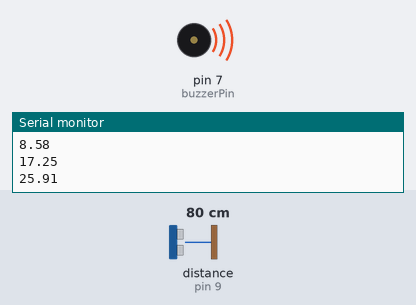
Bench run of a sketch on a simulated Arduino Uno, built with avr-gcc and run on an emulated ATmega328P. On the bench: buzzer (waves = sounding), the last lines printed to the serial monitor. Wiring (inferred from the names in the program): ultrasonic range finder: trigger pin 8; echo pin 9. The test bench sets the inputs (shaded band); at power-on: distance to the obstacle (sensor on pin 9) 80 cm. The echo pulse lasts 58.3 µs per cm.

Above: at 5.5 s.
5.6 s: distance to the obstacle (sensor on pin 9) set to 229 cm
8.6 s: distance to the obstacle (sensor on pin 9) set to 239 cm
At 9.1 s:
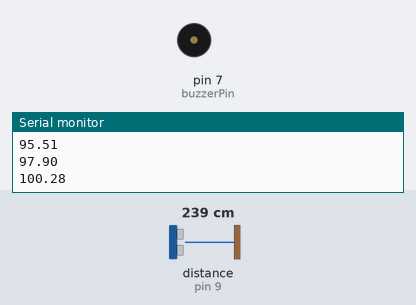
Timing chart, 0 to 11.6 s (numbered marks = the images above; inputs shaded):
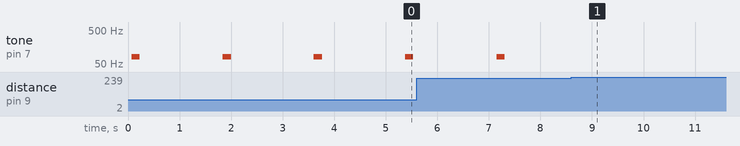

Measured:
- the behaviour switches between 233 and 234 cm on distance to the obstacle (sensor on pin 9) (found by bisection; images 0 and 1)
- by itself, tone on pin 7 (buzzerPin): alternates 83 Hz for 0.16 s and silent for 1.6 s

The sketch:

BuzzerDistance.ino
```cpp
int minDst = 60;
int triggerPin = 8;
int echoPin = 9;

long duration = 0;

int buzzerPin = 7;

long GetDistance()
{
  digitalWrite(triggerPin, 0);
  delayMicroseconds(2);
  digitalWrite(triggerPin, 1);
  delayMicroseconds(10);
  digitalWrite(triggerPin, 0);

  duration = pulseIn(echoPin, HIGH);
  return duration * 0.017;
}

void setup() {
  pinMode(triggerPin, OUTPUT);
  pinMode(buzzerPin, OUTPUT);
  pinMode(echoPin, INPUT);
  Serial.begin(9600);
}

long dstBuffer[100];
int counter = 0;
float avgDst = 0;
void loop()
{
  {
    long newDst = GetDistance();
    dstBuffer[counter++ % 100] = newDst;
    if (avgDst < minDst)
    {
      for (int i = 0; i < 10; ++i)
      {
        dstBuffer[counter++ % 100] = newDst;
      }
    }
  }
  delay(20);


  for (int i = 0; i < 100; ++i)
  {
    avgDst += dstBuffer[i];
  }
  avgDst /= 100.0;

  if (avgDst < minDst)
  {
    for (int i = 0; i < 30; ++i)
    {
      digitalWrite(buzzerPin, 1);
      delay(i * 2);
      digitalWrite(buzzerPin, 0);
      delay(i * 2);
    }
  }

  Serial.println(avgDst);
}
```
